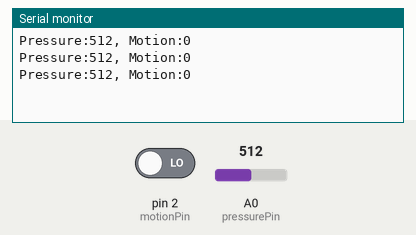
The sketch below on a simulated Arduino Uno, built with avr-gcc and run on an emulated ATmega328P. Parts: the last lines printed to the serial monitor. Inputs (shaded band) come from the test bench; at power-on: A0 (pressurePin) = 512, pin 2 (motionPin) LOW.

Above: at 1.3 s.
1.4 s: A0 (pressurePin) set to 716
At 1.9 s:
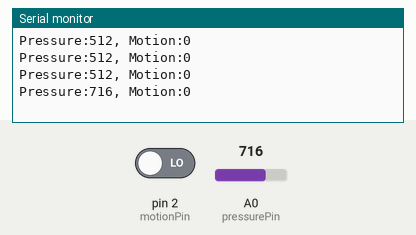
2.9 s: pin 2 (motionPin) driven HIGH
At 3.4 s:
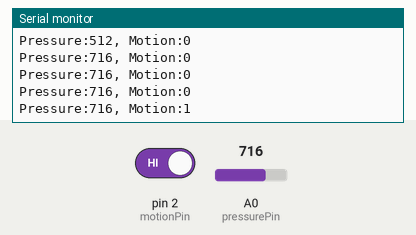
4.4 s: A0 (pressurePin) set to 900
At 4.9 s:
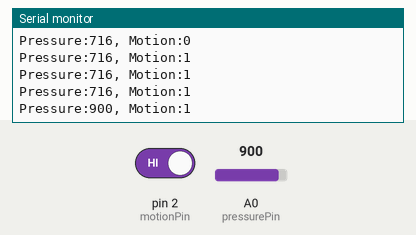
5.9 s: pin 2 (motionPin) driven LOW
At 6.4 s:
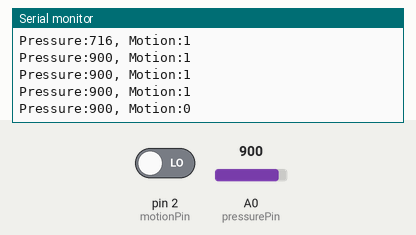
Timing chart, 0 to 8.4 s (numbered marks = the images above; inputs shaded):
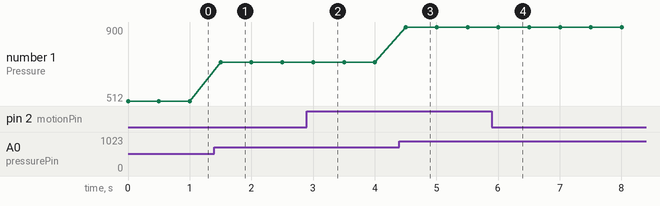

The sketch:

arduino_code.ino
```cpp
#include <Wire.h>

const int pressurePin = A0;
const int motionPin = 2;

void setup() {
  Serial.begin(9600);
  pinMode(motionPin, INPUT);
}

void loop() {
  int pressureVal = analogRead(pressurePin);
  int motionVal = digitalRead(motionPin);

  Serial.print("Pressure:");
  Serial.print(pressureVal);
  Serial.print(", Motion:");
  Serial.println(motionVal);

  delay(500);
}
```

Measured:
- after the input at 1.4 s, the serial monitor: prints a new line after 0.10 s (image 1)
- after the input at 2.9 s, the serial monitor: prints a new line after 0.10 s (image 2)
- after the input at 4.4 s, the serial monitor: prints a new line after 0.10 s (image 3)
- after the input at 5.9 s, the serial monitor: prints a new line after 0.11 s (image 4)
- plotted number 1: 512 → 716 after the input at 1.4 s, 716 → 900 after the input at 4.4 s
